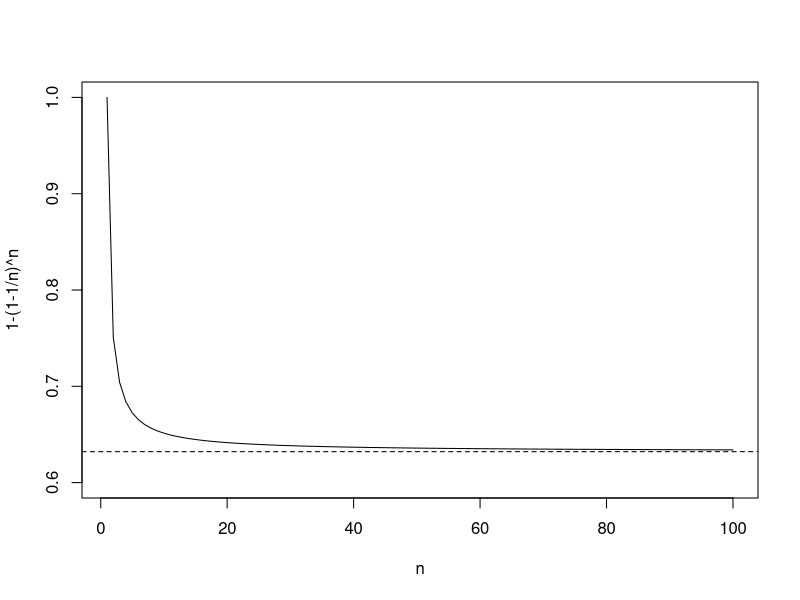
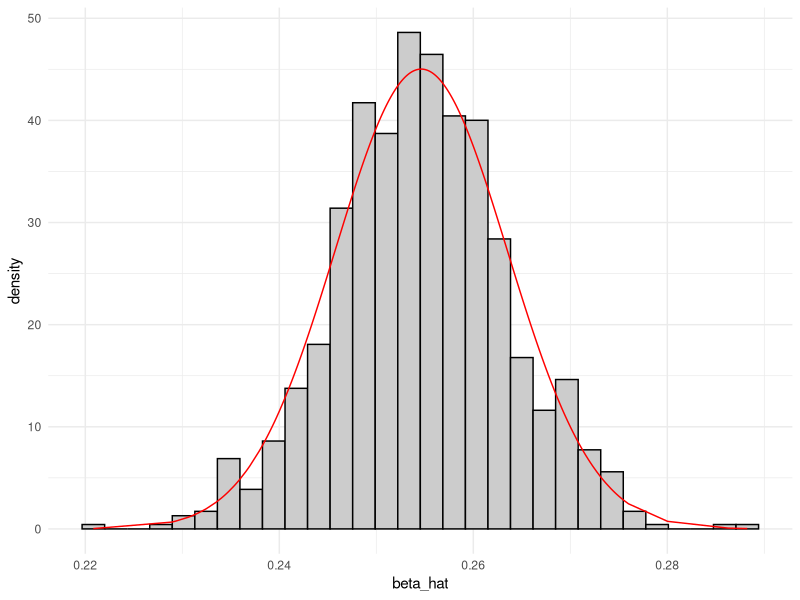

These charts were generated, in order, by the following R code:
## ---- chunk 1
library(knitr)
knitr::opts_chunk$set(echo = TRUE,
                      tidy = TRUE,
                      message = FALSE,
                      warning = FALSE,
                      strip.white = TRUE,
                      prompt = FALSE,
                      cache = TRUE,
                      size = "scriptsize")
## ---- chunk 2
n <- 100
B <- 10000
j <- 1
res <- rep(NA, B)
for (b in 1:B) res[b] <- (sum(sample(1:n, replace = TRUE) == j) > 0)
mean(res)
## ---- chunk 3
curve(expr = 1 - (1 - 1 / x)^x,
      from = 1,
      to = 100,
      ylim = c(0.6, 1),
      xlab = "n",
      ylab = "1-(1-1/n)^n")
abline(h = 1 - 1 / exp(1), lty = 2)
## ---- chunk 4
library(carData)
boot.fn <- function(data, index) {
  return(coef(lm(wages ~ ., data = SLID, subset = index)))
}

beta_hat <- c()
B <- 1000
for (i in 1:B) {
  beta_hat[i] <- boot.fn(data = SLID,
                         index = sample(nrow(SLID),
                                        nrow(SLID),
                                        replace = TRUE))["age"]
}

## ---- chunk 5
library(ggplot2)
data <- data.frame(beta_hat = beta_hat,
                   norm_den = dnorm(beta_hat, mean(beta_hat), sd(beta_hat)))
ggplot(data) +
  geom_histogram(aes(x = beta_hat, y = ..density..),
                 fill = "grey80",
                 color = "black") +
  geom_line(aes(x = beta_hat, y = norm_den), color = "red") +
  theme_minimal()
## ---- chunk 6
sd(beta_hat)
quantile(beta_hat, c(0.025, 0.975))
c(mean(beta_hat) - 1.96 * sd(beta_hat), mean(beta_hat) + 1.96 * sd(beta_hat))
## ---- chunk 7
SLID.lm <- lm(wages ~ ., data = SLID)
confint(SLID.lm)
## ---- chunk 8
library(boot)
bo <- boot(SLID, boot.fn, 1000)
bo
